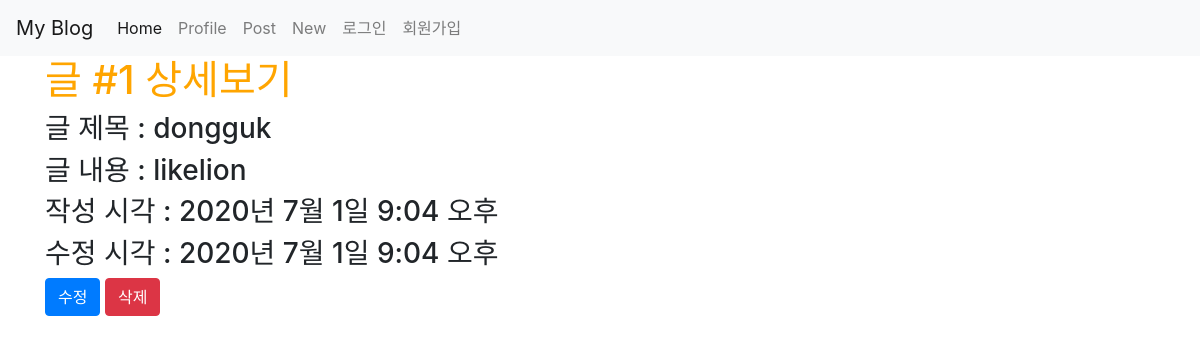
The app's page /posts/1/ with its own data.
### posts/models.py (models this page shows)
class Post(models.Model):
    title = models.CharField(max_length=50, null=False)
    content = models.TextField()
    view_count = models.IntegerField(default=0)
    image = models.ImageField(upload_to='images/', null=True)
    created_at = models.DateTimeField(auto_now_add = True)
    updated_at = models.DateTimeField(auto_now = True)

### posts/views.py (the view)
# urls.py: path('<int:post_id>/', show, name="show"),
def show(request, post_id):
    post = Post.objects.get(pk=post_id)
    return render(request, 'posts/show.html', {'post': post})

### posts/templates/posts/show.html (shortened to what this page needs)
{% extends 'base.html' %}
{% block content %}
{% include 'shared/_navbar.html' %}
<div class="container">
    <h1>글 #{{ post.id }} 상세보기</h1>
    <h3>글 제목 : {{ post.title }}</h3>
    <h3>글 내용 : {{ post.content }}</h3>
    <h3>작성 시각 : {{ post.created_at }}</h3>
    <h3>수정 시각 : {{ post.updated_at }}</h3>
    <a href="{% url 'posts:update' post.pk %}" class="btn btn-primary">수정</a>
    <a href="{% url 'posts:delete' post.pk %}" class="btn btn-danger">삭제</a>
</div>
{% endblock %}

### myblog/static/css/project.css (style rules this page uses)
h1 { color: orange; }

### records on screen
Post: id "1", title "dongguk", content "likelion", created_at "2020년 7월 1일 9:04 오후", updated_at "2020년 7월 1일 9:04 오후"
